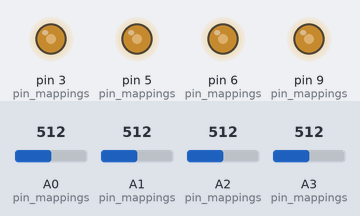
A sketch run on a simulated Arduino Uno, built with avr-gcc and run on an emulated ATmega328P. Shown: output pins drawn as LEDs (lit = HIGH). The inputs (shaded band) are chosen by the test bench; at power-on: A0 (pin_mappings) = 512, A1 (pin_mappings) = 512, A2 (pin_mappings) = 512, A3 (pin_mappings) = 512.

Above: at 1.2 s.
1.3 s: A0 (pin_mappings) set to 716
At 2.1 s:
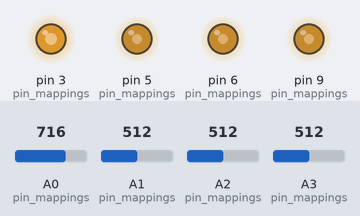
2.8 s: A1 (pin_mappings) set to 716
At 3.2 s:
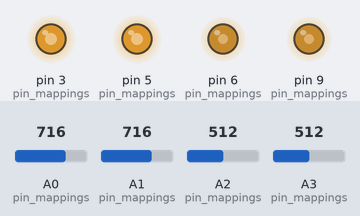
4.3 s: A2 (pin_mappings) set to 716
At 5.5 s:
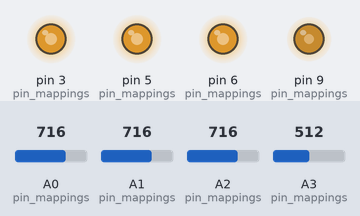
5.8 s: A3 (pin_mappings) set to 716
At 6.7 s:
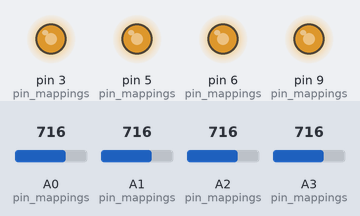
7.3 s: A0 (pin_mappings) set to 992
At 7.9 s:
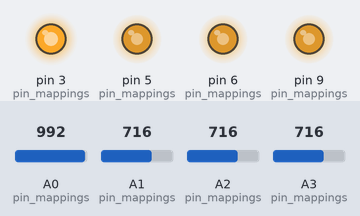
8.8 s: A1 (pin_mappings) set to 992
At 10.2 s:
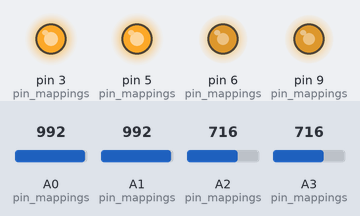
Timing chart, 0 to 11.3 s (numbered marks = the images above; inputs shaded):
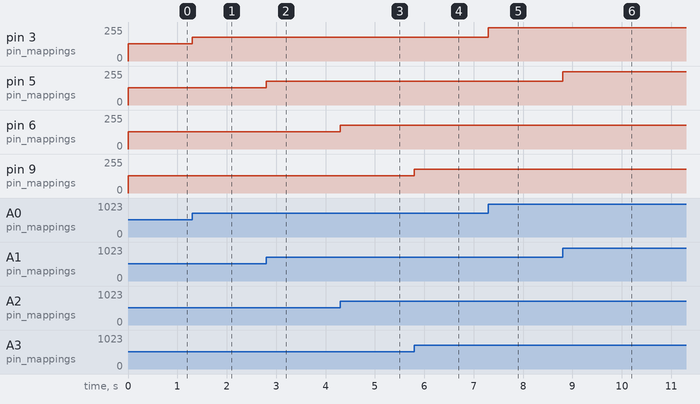

Measured:
- after the input at 1.3 s, pin 3 (pin_mappings): 128/255 → 179/255 at once
- after the input at 2.8 s, pin 5 (pin_mappings): 128/255 → 179/255 at once
- after the input at 4.3 s, pin 6 (pin_mappings): 128/255 → 179/255 at once
- after the input at 5.8 s, pin 9 (pin_mappings): 128/255 → 179/255 at once
- after the input at 7.3 s, pin 3 (pin_mappings): 179/255 → 248/255 at once
- after the input at 8.8 s, pin 5 (pin_mappings): 179/255 → 248/255 at once

The sketch:

KitchenBurners.ino
```cpp
// (licence header left out)
const unsigned char IN_PIN_IDX = 0;
const unsigned char OUT_PIN_IDX = 1;
const unsigned char pin_mappings[4][2] = {{A0, 3},
                                          {A1, 5},
                                          {A2, 6},
                                          {A3, 9}};
const unsigned char burner_count = sizeof(pin_mappings)/
                                   (sizeof(pin_mappings[0]));

void setup() {
  unsigned char i = 0;
  for (i = 0; i < burner_count; i++) {
    pinMode(pin_mappings[i][IN_PIN_IDX], INPUT);
    pinMode(pin_mappings[i][OUT_PIN_IDX], OUTPUT);
  }
}

void loop() {
  unsigned char i = 0;
  for (i = 0; i < burner_count; i++){
    unsigned int input = analogRead(pin_mappings[i][IN_PIN_IDX]);

    // When mapping from 1023 to 255, use a right bit shift by 2
    // instead of division by 4. Bit shift is faster than division
    analogWrite(pin_mappings[i][OUT_PIN_IDX], input >> 2);
  }
}
```
